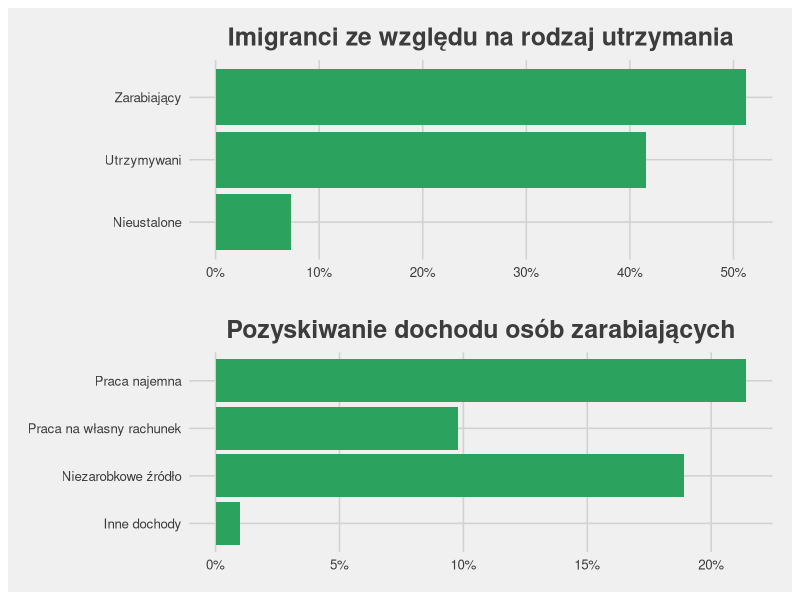

This chart was generated by the following R code:
## ---- chunk 1
header1 <- c("Nieustalone", "Utrzymywani", "Zarabiający")
dane1 <- c(0.073, 0.416, 0.512)

header2 <- c("Praca najemna",
             "Niezarobkowe źródło", 
             "Praca na własny rachunek",
             "Inne dochody")
dane2 <- c(0.214, 0.189, 0.098, 0.01)


ramka1 <- data.frame(header1, dane1)
ramka2 <- data.frame(header2, dane2)

library(ggplot2)
library(patchwork)
library(scales)
library(ggthemes)

p1 <- ggplot(ramka1, aes(x = header1, y = dane1)) + 
  geom_bar(stat = "identity", fill = "#2ca25f") +
  scale_y_continuous(labels = percent) +
  coord_flip() +
  xlab("") +
  ylab("") +
  ggtitle("Imigranci ze względu na rodzaj utrzymania") +
  theme_fivethirtyeight() +
  theme(legend.position = "none", plot.title = element_text(hjust = 0.5))
  

p2 <- ggplot(ramka2, aes(x = header2, y = dane2)) + 
  geom_bar(stat = "identity", fill = "#2ca25f") +
  scale_y_continuous(labels = percent) +
  coord_flip() +
  xlab("") +
  ylab("") +
  ggtitle("Pozyskiwanie dochodu osób zarabiających") +
  theme_fivethirtyeight() +
  theme(legend.position = "none",  plot.title = element_text(hjust = 0.5))

p1 / p2

